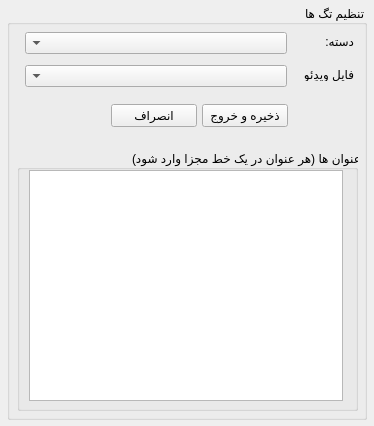
<?xml version="1.0" encoding="UTF-8"?>
<ui version="4.0">
 <class>tagsWindow</class>
 <widget class="QMainWindow" name="tagsWindow">
  <property name="windowModality">
   <enum>Qt::ApplicationModal</enum>
  </property>
  <property name="geometry">
   <rect>
    <x>0</x>
    <y>0</y>
    <width>374</width>
    <height>426</height>
   </rect>
  </property>
  <property name="minimumSize">
   <size>
    <width>374</width>
    <height>306</height>
   </size>
  </property>
  <property name="maximumSize">
   <size>
    <width>374</width>
    <height>16777215</height>
   </size>
  </property>
  <property name="windowTitle">
   <string>عنوان ها  - تنظیمات</string>
  </property>
  <property name="windowIcon">
   <iconset>
    <normaloff>../icons/tags.png</normaloff>../icons/tags.png</iconset>
  </property>
  <property name="layoutDirection">
   <enum>Qt::RightToLeft</enum>
  </property>
  <property name="documentMode">
   <bool>false</bool>
  </property>
  <widget class="QWidget" name="centralwidget">
   <widget class="QGroupBox" name="mainGroupBox">
    <property name="geometry">
     <rect>
      <x>7</x>
      <y>5</y>
      <width>360</width>
      <height>415</height>
     </rect>
    </property>
    <property name="title">
     <string>تنظیم تگ ها</string>
    </property>
    <widget class="QLabel" name="classLabel">
     <property name="geometry">
      <rect>
       <x>300</x>
       <y>30</y>
       <width>47</width>
       <height>13</height>
      </rect>
     </property>
     <property name="text">
      <string>دسته:</string>
     </property>
    </widget>
    <widget class="ExtendedComboBox" name="classComboBox">
     <property name="geometry">
      <rect>
       <x>18</x>
       <y>27</y>
       <width>262</width>
       <height>22</height>
      </rect>
     </property>
    </widget>
    <widget class="QGroupBox" name="settingGroupBox">
     <property name="geometry">
      <rect>
       <x>10</x>
       <y>145</y>
       <width>341</width>
       <height>261</height>
      </rect>
     </property>
     <property name="title">
      <string>عنوان ها (هر عنوان در یک خط مجزا وارد شود)</string>
     </property>
     <widget class="QTextEdit" name="titlesTextEdit">
      <property name="geometry">
       <rect>
        <x>12</x>
        <y>20</y>
        <width>314</width>
        <height>231</height>
       </rect>
      </property>
     </widget>
    </widget>
    <widget class="QPushButton" name="cancelPushButton">
     <property name="geometry">
      <rect>
       <x>104</x>
       <y>99</y>
       <width>86</width>
       <height>23</height>
      </rect>
     </property>
     <property name="text">
      <string>انصراف</string>
     </property>
    </widget>
    <widget class="QPushButton" name="savePushButton">
     <property name="geometry">
      <rect>
       <x>195</x>
       <y>99</y>
       <width>86</width>
       <height>23</height>
      </rect>
     </property>
     <property name="text">
      <string>ذخیره و خروج</string>
     </property>
    </widget>
    <widget class="QLabel" name="videoLabel">
     <property name="geometry">
      <rect>
       <x>297</x>
       <y>63</y>
       <width>50</width>
       <height>13</height>
      </rect>
     </property>
     <property name="text">
      <string>فایل ویدِئو:</string>
     </property>
    </widget>
    <widget class="ExtendedComboBox" name="videoComboBox">
     <property name="geometry">
      <rect>
       <x>18</x>
       <y>60</y>
       <width>262</width>
       <height>22</height>
      </rect>
     </property>
    </widget>
   </widget>
  </widget>
 </widget>
 <customwidgets>
  <customwidget>
   <class>ExtendedComboBox</class>
   <extends>QComboBox</extends>
   <header>source/extended/ExtendedComboBox</header>
  </customwidget>
 </customwidgets>
 <resources/>
 <connections/>
</ui>
